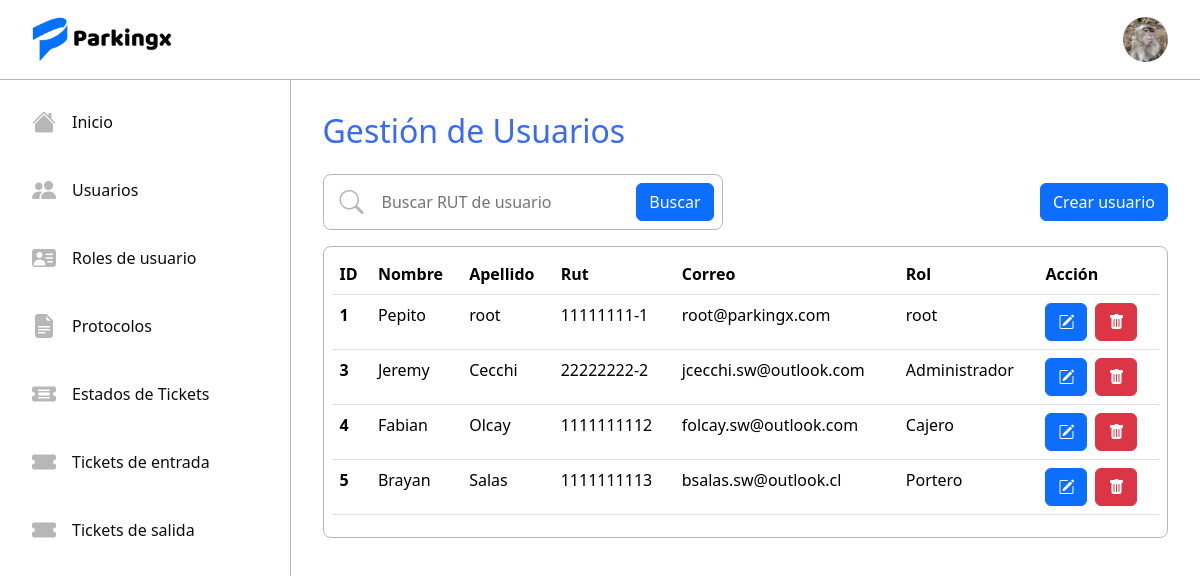
Page /userlist/ (signed in) on the earlier database version.
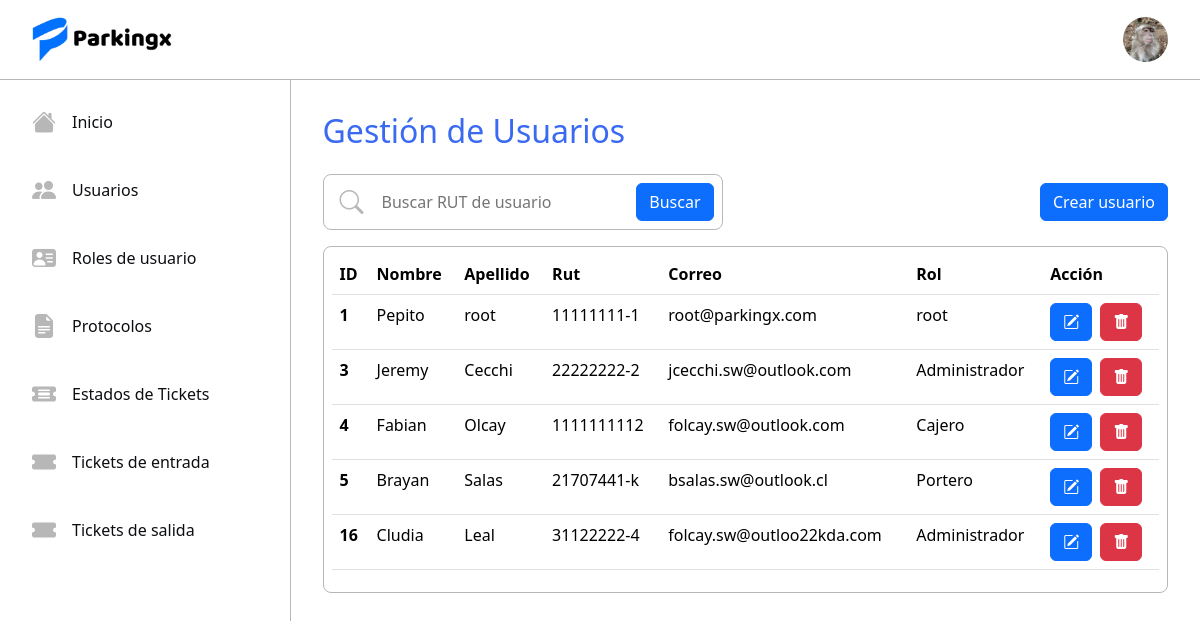
Same page on the later database version.
### tickets/models.py (models this page shows, shortened)
class Usuario(AbstractUser):
    name = models.CharField(max_length=50)
    last_name = models.CharField(max_length=50)
    rut = models.CharField(max_length=10, unique=True)
    email = models.EmailField(max_length=254, unique=True)
    rol = models.ForeignKey(Rol, on_delete=models.RESTRICT)
    avatar = models.ImageField(upload_to='avatars', blank=True, null=True)

class Rol(models.Model):
    name = models.CharField(max_length=50, unique=True)
    description = models.TextField()
    def __str__(self) -> str:
        return self.name

### tickets/views.py (the view)
# urls.py: path('userlist/', ListUsuario.as_view(), name='userlist'),
@method_decorator(login_required, name='dispatch')
class ListUsuario(UserPassesTestMixin, ListView):
    model = Usuario
    template_name = 'tickets/usuarios/userlist.html'
    context_object_name = 'usersys'
    def test_func(self):
        rol = self.request.user.rol.name
        return rol in ['root', 'Administrador']

### tickets/templates/tickets/usuarios/userlist.html
{% extends "tickets/base.html" %}
{% block content %}
<div class="user-list-content">
    <h2 class="mb-4 blue-sys">Gestión de Usuarios</h2>
    <div class="mb-3 user-template-actions">
        <div class="search-content">
            <i class="bi bi-search menu-icon"></i>
            <input type="text" class="search-inpt" placeholder="Buscar RUT de usuario" maxlength="10">
            <button class="btn btn-primary">Buscar</button>
        </div>
        <div class="d-flex gap-2">
            <a href="{% url 'usercreate' %}" class="btn btn-primary">Crear usuario</a>
        </div>
    </div>
    {% if usersys %}
    <div class="border-table">
        <table class="table ">
            <thead>
                <tr>
                    <th scope="col">ID</th>
                    <th scope="col">Nombre</th>
                    <th scope="col">Apellido</th>
                    <th scope="col">Rut</th>
                    <th scope="col">Correo</th>
                    <th scope="col">Rol</th>
                    <th scope="col">Acción</th>
                </tr>
            </thead>
            <tbody>
                {% for u in usersys %}
                <tr>
                    <th scope="row">{{ u.id }}</th>
                    <td>{{ u.name }}</td>
                    <td>{{ u.last_name }}</td>
                    <td>{{ u.rut }}</td>
                    <td>{{ u.email }}</td>
                    <td>{{ u.rol }}</td>
                    <td class="d-flex gap-2">
                        {% if request.user.rol.name != 'root' and u.rol.name == 'root' or request.user.rol.name != 'root' and u.rol.name == 'Administrador' %}
                            <p class="text-danger">NO AUTORIZADO</p>
                        {% else %}
                            <a href="{% url 'userupdate' u.id %}" class="btn btn-primary"><i class="bi bi-pencil-square"></i></a>
                            <a href="{% url 'userdelete' u.id %}" class="btn btn-danger"><i class="bi bi-trash-fill"></i></a>
                        {% endif %}
                    </td>
                <tr>
                {% endfor %}
            </tbody>
        </table>
    </div>
    {% else %}
    <h4>No existen usuarios registrados...</h4>
    {% endif %}
</div>
{% endblock  %}

### tickets/templates/tickets/base.html (shortened to what this page needs)
<!DOCTYPE html>
<html lang="en">
<head>
    <link href="https://cdn.jsdelivr.net/npm/bootstrap@5.3.3/dist/css/bootstrap.min.css" rel="stylesheet">
    <link rel="stylesheet" href="https://cdn.jsdelivr.net/npm/bootstrap-icons@1.11.3/font/bootstrap-icons.min.css">
    {% load static %}
    {% load static %}
    <link rel="stylesheet" href="{% static 'tickets/css/styles.css' %}">
    <link rel="stylesheet" href="{% static 'tickets/css/login.css' %}">
</head>
<body>
    <nav class="navbar bg-body-tertiary">
        <div class="container-fluid">
            <img src="{% static 'tickets/img/Logo.png' %}" class="icon-project" alt="">
            {% if request.user.is_authenticated %}
            {% if request.user.avatar %}
            <img src="{{ request.user.avatar.url }}" alt="" class="avatar" id="avatar">
            {% else %}
            <img src="{% static 'tickets/img/defaultavatar.png' %}" alt="" class="avatar" id="avatar">
            {% endif %}
            {% else %}
            <a href="{% url 'login' %}" class="btn btn-primary">Iniciar sesión</a>
            {% endif %}
        </div>
    </nav>
    <div class="d-flex">
        <div class="sidebar">
            <ul class="nav menu flex-column">
                <li class="nav-item">
                    <a class="option nav-link" href="{% url 'home' %}">
                        <i class="bi bi-house-fill menu-icon"></i>
                        <p class="option-text">Inicio</p>
                    </a>
                </li>
                {% if request.user.rol.name == 'root' or request.user.rol.name == 'Administrador' %}
                <li class="nav-item">
                    <a class="option nav-link" href="{% url 'userlist' %}">
                        <i class="bi bi-people-fill menu-icon"></i>
                        <p class="option-text">Usuarios</p>
                    </a>
                </li>
                <li class="nav-item">
                    <a class="option nav-link" href="{% url 'listrol' %}">
                        <i class="bi bi-person-vcard-fill menu-icon"></i>
                        <p class="option-text">Roles de usuario</p>
                    </a>
                </li>
                <li class="nav-item">
                    <a class="option nav-link" href="{% url 'protocolos' %}">
                        <i class="bi bi-file-earmark-text-fill menu-icon"></i>
                        <p class="option-text">Protocolos</p>
                    </a>
                </li>
                <li class="nav-item">
                    <a class="option nav-link" href="{% url 'statelist' %}">
                        <i class="bi bi-ticket-detailed-fill menu-icon"></i>
                        <p class="option-text">Estados de Tickets</p>
                    </a>
                </li>
                {% endif %}
                {% if request.user.rol.name == 'root' or request.user.rol.name == 'Administrador' or request.user.rol.name == 'Cajero' or request.user.rol.name == 'Portero'%}
                <li class="nav-item">
                    <a class="option nav-link" href="{% url 'ticketE' %}">
                        <i class="bi bi-ticket-fill menu-icon"></i>
                        <p class="option-text">Tickets de entrada</p>
                    </a>
                </li>
                {% if request.user.rol.name != 'Portero' %}
                <li class="nav-item">
                    <a class="option nav-link" href="{% url 'ticketS' %}">
                        <i class="bi bi-ticket-fill menu-icon"></i>
                        <p class="option-text">Tickets de salida</p>
                    </a>
                </li>
                {% endif %}
                {% endif %}
            </ul>
        </div>
        <div class="home-content">
            {% block content %}{% endblock %}
        </div>
    </div>
</body>
    {% load static %}
</html>

Differences in the rows shown:
changed Usuario "Brayan": rut "1111111113" → "21707441-k"
added Usuario: id "16", name "Cludia", last_name "Leal", rut "31122222-4", email "folcay.sw@outloo22kda.com", rol "Administrador"
